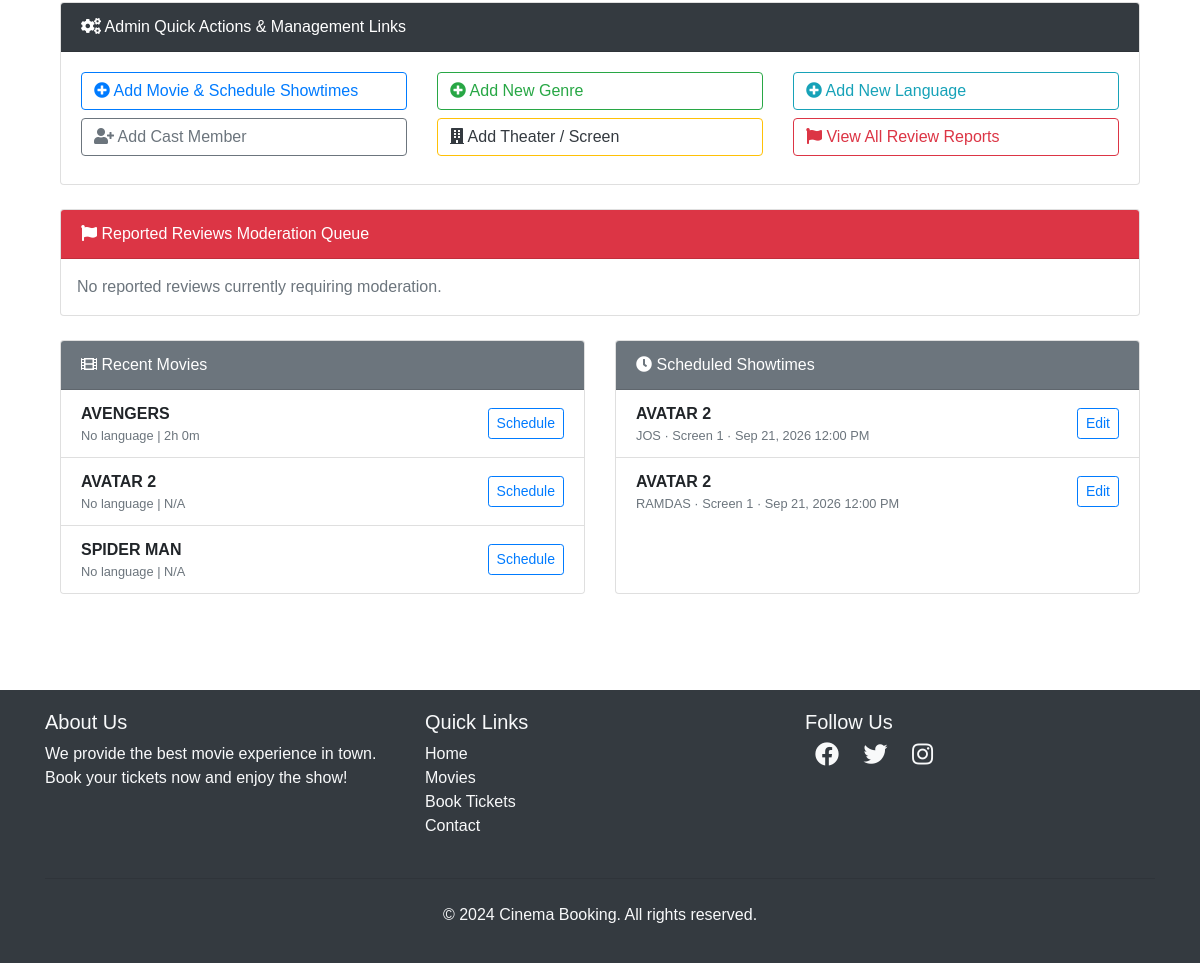
Before: /movies/custom-admin/ (signed in, lower part) with the older database file.
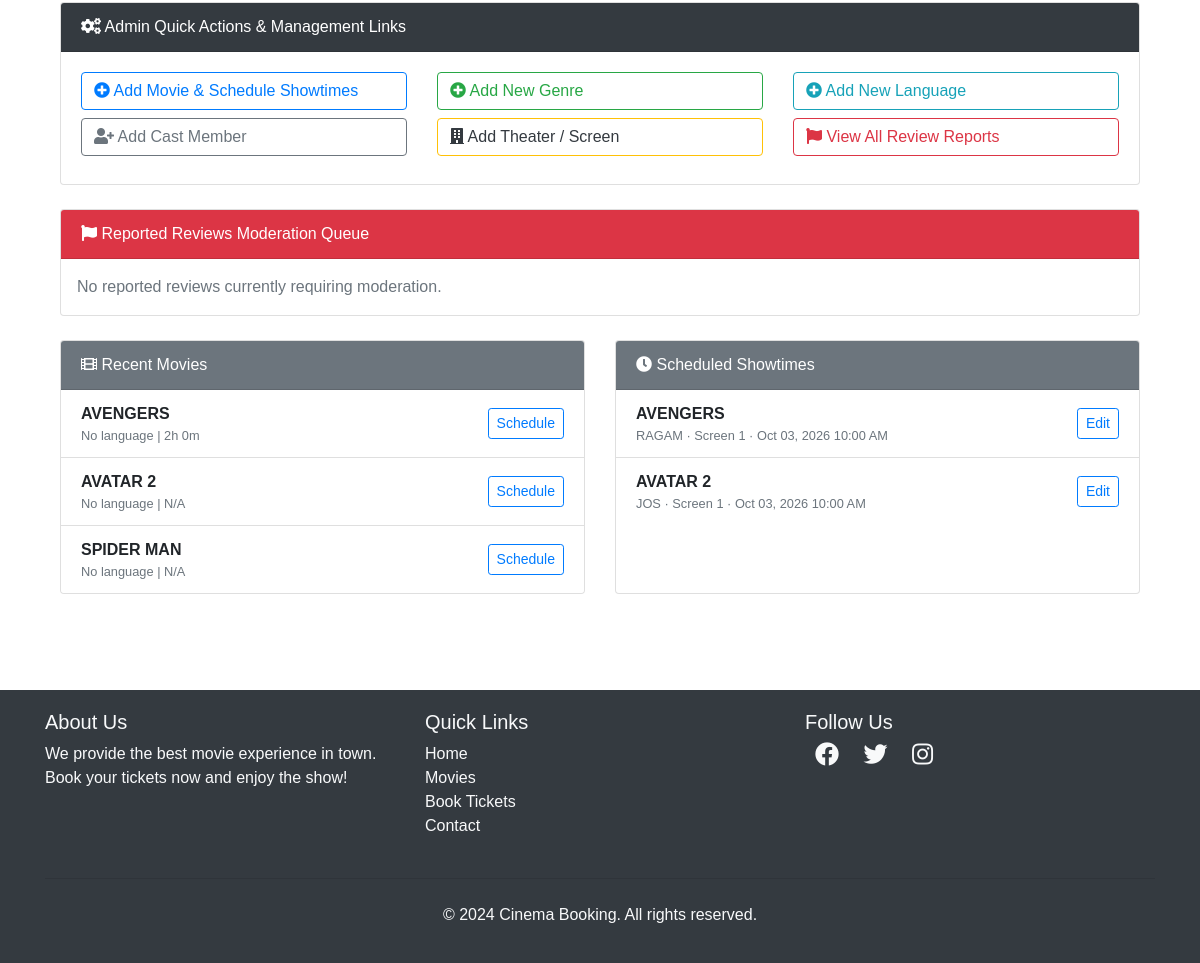
After: the same page with the newer database file.
### movies/models.py (models this page shows, shortened)
class Movie(models.Model):
    AGE_CERTIFICATIONS = [
        ('U', 'U - Universal'),
        ('UA', 'UA - Parental Guidance'),
        ('UA13', 'UA13 - Parental Guidance (13+)'),
        ('UA16', 'UA16 - Parental Guidance (16+)'),
        ('A', 'A - Adults Only'),
        ('S', 'S - Special/Restricted'),
    ]
    name = models.CharField(max_length=250)
    image = models.ImageField(upload_to='movies/')
    rating = models.DecimalField(
        max_digits=3, decimal_places=1, blank=True, null=True,
        help_text='Optional critic/base rating out of 10. User rating is calculated from reviews.'
    )
    Cast = models.TextField(blank=True, help_text='Deprecated free-text cast list, kept for backward compatibility')
    description = models.TextField(blank=True, null=True)  # optional field
    genres = models.ManyToManyField(Genre, related_name='movies', blank=True)
    language = models.ForeignKey(
        Language, on_delete=models.SET_NULL, related_name='movies', null=True, blank=True
    )
    cast_members = models.ManyToManyField(
        CastMember, through='MovieCast', related_name='movies', blank=True
    )
    trailer_url = models.URLField(
        blank=True,
        validators=[validate_youtube_url],
        help_text='YouTube trailer URL (watch, youtu.be, or embed link).'
    )
    age_certification = models.CharField(max_length=10, choices=AGE_CERTIFICATIONS, blank=True)
    duration_minutes = models.PositiveIntegerField(blank=True, null=True, help_text='Runtime in minutes')
    release_date = models.DateField(
        blank=True, null=True,
        help_text='Available from (first bookable day, inclusive)',
    )
    end_date = models.DateField(
        blank=True, null=True,
        help_text='Available until (last bookable day, inclusive)',
    )
    default_cleaning_buffer_minutes = models.PositiveIntegerField(
        default=30,
        help_text='Default buffer/cleaning time between shows (minutes) for new showtimes',
    )
    booking_enabled = models.BooleanField(
        default=True,
        help_text=(
            'Master switch for this movie\'s bookings. Uncheck to immediately block '
            'all new bookings and showtime scheduling, regardless of release/end dates. '
            'A passed "end_date" alone no longer blocks bookings — toggle this off instead.'
        ),
    )
    created_at = models.DateTimeField(default=timezone.now, editable=False)
    class Meta:
        ordering = ['-created_at']
    @property
    def duration_display(self):
        if not self.duration_minutes:
            return ''
        hours, minutes = divmod(self.duration_minutes, 60)
        if hours:
            return f'{hours}h {minutes}m'
        return f'{minutes}m'

class ShowTime(models.Model):
    movie = models.ForeignKey(Movie, on_delete=models.CASCADE, related_name='showtimes')
    theater = models.ForeignKey(Theater, on_delete=models.CASCADE, related_name='showtimes')
    screen = models.ForeignKey(Screen, on_delete=models.CASCADE, related_name='showtimes')
    date = models.DateField(help_text='Screening date')
    start_time = models.TimeField(help_text='Show start time')
    cleaning_buffer_minutes = models.PositiveIntegerField(
        default=20,
        help_text='Buffer time after show ends before next show can start (minutes)'
    )
    is_cancelled = models.BooleanField(default=False)
    class Meta:
        ordering = ['date', 'start_time']
        unique_together = ('screen', 'date', 'start_time')

class Theater(models.Model):
    name = models.CharField(max_length=250)
    city = models.CharField(max_length=120, blank=True, default='', db_index=True)
    class Meta:
        ordering = ['name']

class Screen(models.Model):
    SCREEN_TYPE_CHOICES = [
        ('standard', 'Standard'),
        ('imax', 'IMAX'),
        ('3d', '3D'),
        ('4dx', '4DX'),
        ('dolby', 'Dolby Atmos'),
    ]
    theater = models.ForeignKey(Theater, on_delete=models.CASCADE, related_name='screens')
    name = models.CharField(max_length=100, help_text='e.g. Screen 1, IMAX Hall')
    total_seats = models.PositiveIntegerField(default=100)
    screen_type = models.CharField(max_length=20, choices=SCREEN_TYPE_CHOICES, default='standard')
    class Meta:
        ordering = ['theater', 'name']
        unique_together = ('theater', 'name')

### movies/views.py (the view)
# urls.py: path('custom-admin/', views.admin_dashboard, name='admin_dashboard'),
@login_required(login_url='login')
def admin_dashboard(request):
    if not request.user.is_staff:
        messages.error(request, "Access restricted to administrators.")
        return redirect('movie_list')
    if request.GET.get('export') == 'csv':
        csv_data = export_analytics_csv(request.GET)
        response = HttpResponse(csv_data, content_type='text/csv')
        response['Content-Disposition'] = 'attachment; filename="bookmyseat-analytics.csv"'
        return response
    analytics = build_dashboard_context(request.GET)
    total_movies = Movie.objects.count()
    total_genres = Genre.objects.count()
    total_languages = Language.objects.count()
    total_cast = CastMember.objects.count()
    total_theaters = Theater.objects.count()
    total_screens = Screen.objects.count()
    total_showtimes = ShowTime.objects.count()
    total_bookings = Booking.objects.count()
    total_reviews = Review.objects.count()
    recent_reports = ReviewReport.objects.select_related(
        'review', 'review__movie', 'review__user', 'reported_by'
    ).order_by('-created_at')[:20]
    recent_movies = Movie.objects.order_by('-created_at')[:10]
    recent_showtimes = ShowTime.objects.select_related(
        'movie', 'theater', 'screen'
    ).order_by('-date', '-start_time')[:10]
    return render(request, 'movies/admin_dashboard.html', {
        'analytics': analytics,
        'total_movies': total_movies,
        'total_genres': total_genres,
        'total_languages': total_languages,
        'total_cast': total_cast,
        'total_theaters': total_theaters,
        'total_screens': total_screens,
        'total_showtimes': total_showtimes,
        'total_bookings': total_bookings,
        'total_reviews': total_reviews,
        'recent_reports': recent_reports,
        'recent_movies': recent_movies,
        'recent_showtimes': recent_showtimes,
    })

### movies/analytics.py (called while the page is built)
def _parse_date_range(request_get):
    today = timezone.localdate()
    start = request_get.get('start_date')
    end = request_get.get('end_date')
    try:
        start_date = timezone.datetime.fromisoformat(start).date() if start else today - timedelta(days=30)
    except ValueError:
        start_date = today - timedelta(days=30)
    try:
        end_date = timezone.datetime.fromisoformat(end).date() if end else today
    except ValueError:
        end_date = today
    if start_date > end_date:
        start_date, end_date = end_date, start_date
    return start_date, end_date

def _revenue_qs(start_date, end_date):
    return PaymentTransaction.objects.filter(
        status=PaymentTransaction.Status.SUCCESS,
        created_at__date__gte=start_date,
        created_at__date__lte=end_date,
    )

### templates/movies/admin_dashboard.html (shortened to what the changed rows need)
{% extends "users/base.html" %}
{% block content %}
<div class="container py-4">
  <div class="row">
    <div class="col-md-6 mb-4">
      <div class="card shadow-sm h-100">
        <ul class="list-group list-group-flush">
          {% for m in recent_movies %}
          <li class="list-group-item d-flex justify-content-between align-items-center">
            <div>
              <strong>{{ m.name }}</strong>
              <small class="text-muted d-block">{{ m.language.name|default:"No language" }} | {{ m.duration_display|default:"N/A" }}</small>
            </div>
            <a href="{% url 'admin_movie_schedule_edit' m.id %}" class="btn btn-sm btn-outline-primary">Schedule</a>
          </li>
          {% empty %}
          <li class="list-group-item text-muted">No movies added yet.</li>
          {% endfor %}
        </ul>
      </div>
    </div>
    <div class="col-md-6 mb-4">
      <div class="card shadow-sm h-100">
        <ul class="list-group list-group-flush">
          {% for st in recent_showtimes %}
          <li class="list-group-item d-flex justify-content-between align-items-center">
            <div>
              <strong>{{ st.movie.name }}</strong>
              <small class="text-muted d-block">{{ st.theater.name }} · {{ st.screen.name }} · {{ st.date|date:"M d, Y" }} {{ st.start_time|time:"g:i A" }}</small>
            </div>
            <a href="{% url 'admin_movie_schedule_edit' st.movie_id %}" class="btn btn-sm btn-outline-primary">Edit</a>
          </li>
          {% empty %}
          <li class="list-group-item text-muted">No showtimes scheduled.</li>
          {% endfor %}
        </ul>
      </div>
    </div>
  </div>
</div>
{% endblock %}

Changed rows visible on the page:
removed ShowTime: movie.name "AVATAR 2", theater.name "JOS", screen.name "Screen 1", date "Sep 21, 2026", start_time "12:00 PM"
removed ShowTime: movie.name "AVATAR 2", theater.name "RAMDAS", screen.name "Screen 1", date "Sep 21, 2026", start_time "12:00 PM"
added ShowTime: movie.name "AVENGERS", theater.name "RAGAM", screen.name "Screen 1", date "Oct 03, 2026", start_time "10:00 AM"
added ShowTime: movie.name "AVATAR 2", theater.name "JOS", screen.name "Screen 1", date "Oct 03, 2026", start_time "10:00 AM"
